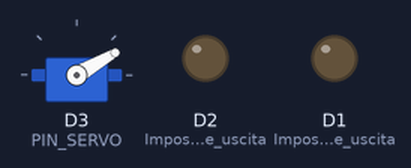
This sketch was run on a simulated ESP8266 (NodeMCU). Shown: servo, output pins drawn as LEDs (lit = HIGH).

Above: at 1.0 s.
At 1.55 s:
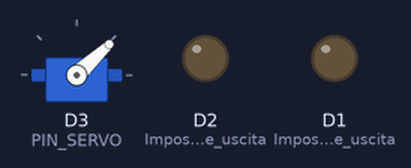
Timing chart, 0 to 6.9 s (numbered marks = the images above):
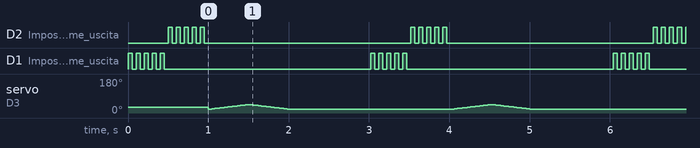

Measured:
- by itself, D2 (Imposta_D2_come_uscita), D1 (Imposta_D1_come_uscita): repeats every 3.0 s: 4 × (LOW 0.05 s, HIGH 0.05 s), LOW 2.6 s, HIGH 0.05 s

The sketch:

test_terminator.ino
```cpp
#include <Servo.h>

#define PIN_SERVO D3

int pos = 30;     // Posizione iniziale del servomotore
int maxPos = 45;  // Posizione massima per il movimento del servomotore
int minPos = 20;  // Posizione minima per il movimento del servomotore
int spd = 20;     // Velocità di movimento del servomotore (ritardo tra i movimenti)

Servo servo;  // Oggetto servo

// Funzione per lampeggiare un LED
void lampeggiaLED(int pin) {
  for (int i = 0; i < 5; i++) {
    digitalWrite(pin, HIGH);  // Accende il LED
    delay(50);
    digitalWrite(pin, LOW);   // Spegne il LED
    delay(50);
  }
}

// Funzione per muovere la mandibola (servo)
void muoviMandibola(int min, int max, int spd) {
  // Movimento dalla posizione minima a quella massima
  for (int pos = min; pos < max; pos++) {
    servo.write(pos);  // Imposta la posizione del servomotore
    delay(spd);        // Pausa per il movimento
  }
  // Movimento dalla posizione massima a quella minima
  for (int pos = max; pos >= min; pos--) {
    servo.write(pos);  // Imposta la posizione del servomotore
    delay(spd);        // Pausa per il movimento
  }
}

// Funzione per il ciclo completo di animazione
void cicloAnimazione() {
  lampeggiaLED(D1);   // Lampeggia il LED collegato a D1
  lampeggiaLED(D2);   // Lampeggia il LED collegato a D2
  muoviMandibola(minPos, maxPos, spd);  // Muove la mandibola avanti e indietro
  delay(1000);  // Pausa tra i cicli di animazione
}

void setup() {
  pinMode(D1, OUTPUT);  // Imposta D1 come uscita
  pinMode(D2, OUTPUT);  // Imposta D2 come uscita
  servo.attach(PIN_SERVO);  // Collega il servomotore al pin D3
  servo.write(pos);  // Posizione iniziale del servomotore
  digitalWrite(D1, LOW);  // Spegne il LED su D1
  digitalWrite(D2, LOW);  // Spegne il LED su D2
}

void loop() {
  cicloAnimazione();  // Esegue il ciclo di animazione
}
```
